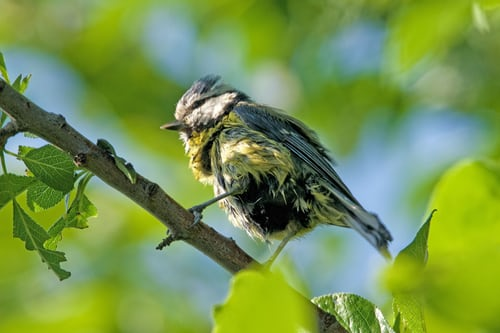
#> input picture basic-python-course-swastik/student-projects/neha-pushpa-sanjay-rajan/image.jpg, 500 x 333 px
$ python -i Last.py   (imports and definitions only)
#> lines starting #> are read from the running program, lines starting #| are printed output that depends on the picture
from PIL import Image
from PIL import ImageOps
from PIL import ImageFilter
from PIL import ImageChops
import tkinter as tk


def original():
    img1=Image.open("image.jpg")
    img1.show()
# [20 lines left out: functions crop, grey, invert, not called in this run]

def rotation():
    img1=Image.open("image.jpg")
#> img1 is the input picture: PIL image 500x333 RGB; mean R, G, B 118.4, 148.3, 78.5
    Rotate2=img1.rotate(30,expand='True')
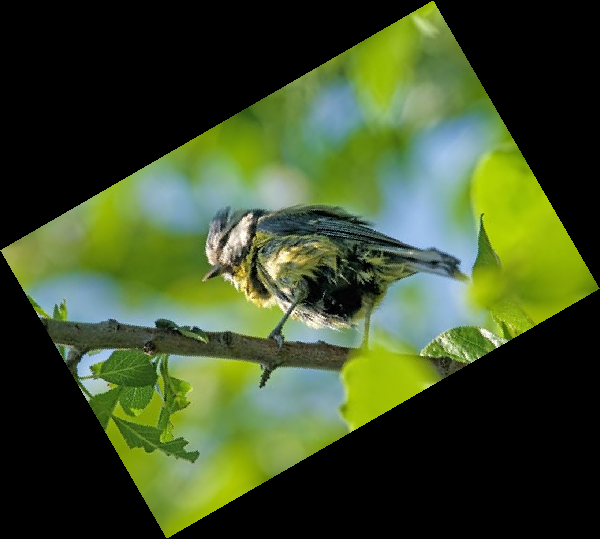
#> Rotate2: PIL image 600x539 RGB; mean R, G, B 61, 76.3, 40.4
    Rotate3=img1.rotate(90,expand='True')
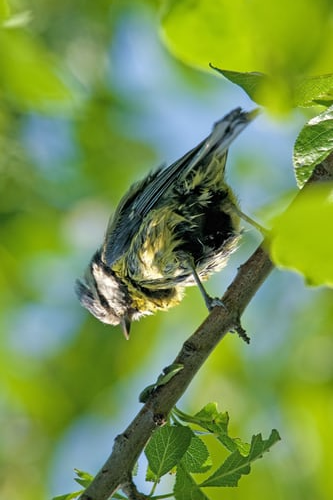
#> Rotate3: PIL image 333x500 RGB; mean R, G, B 118.4, 148.3, 78.5
    Rotate4=img1.rotate(180)
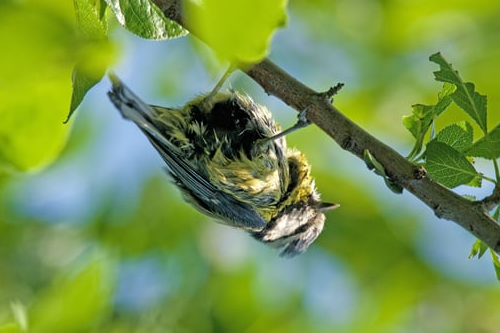
#> Rotate4: PIL image 500x333 RGB; mean R, G, B 118.4, 148.3, 78.5
    Rotate=img1.rotate(360)
    Rotate2.show()
    Rotate3.show()
    Rotate4.show()
    Rotate.show()
    Rotate2.save("45.png")
    Rotate3.save("90.png")
    Rotate4.save("180.png")
    Rotate.save("360.png")

# [23 lines left out: functions blur, sharp, imageadd, not called in this run]


# [1 line not run here, left out]
# [1 line that did not run here, left out]
# [1 line not run here, left out]

# [3 lines that did not run here, left out]
# [1 line not run here, left out]

# [3 lines that did not run here, left out]
# [1 line not run here, left out]

# [3 lines that did not run here, left out]
# [1 line not run here, left out]


# [3 lines that did not run here, left out]
# [1 line not run here, left out]


# [3 lines that did not run here, left out]
# [1 line not run here, left out]


# [3 lines that did not run here, left out]
# [1 line not run here, left out]


# [3 lines that did not run here, left out]
# [1 line not run here, left out]


# [3 lines that did not run here, left out]
# [2 lines not run here, left out]

>>> result = rotation()
